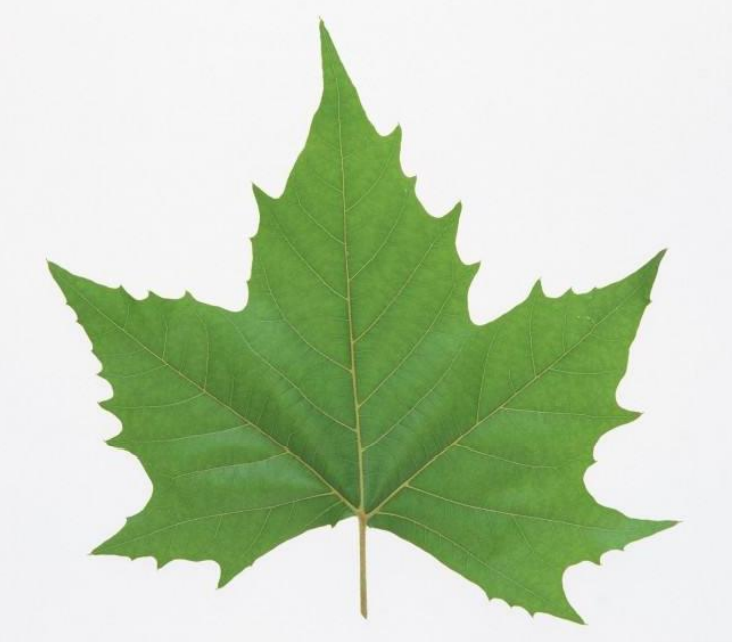
#> input picture Python/DIP/cao.png, 732 x 642 px, found by its file name
$ python shiyan6.py
#> lines starting #> are read from the running program, lines starting #| are printed output that depends on the picture; after the words box and inside, x2 and y2 are one past the last pixel; in counts of white or black regions, pixels touching at a corner belong together
import cv2
import random
import numpy as np
from scipy.signal import wiener
from matplotlib import pyplot as plt

def ft(image):
    img_dft=cv2.dft(np.float32(equ),
                    flags=cv2.DFT_COMPLEX_OUTPUT)
    #result_dft = 20*np.log(cv2.magnitude(img_dft[:,:,0],
    #                                img_dft[:,:,1]))
    img_dft_shift = np.fft.fftshift(img_dft)
    #result_shift = 20*np.log(cv2.magnitude(img_dft_shift[:,:,0],
    #                                img_dft_shift[:,:,1]))
    rs,cs=equ.shape
    cr,cc=int(rs/2),int(cs/2)
    mask=np.zeros((rs,cs,2),np.int8)
    mask[cr-40:cr+40,cc-40:cc+40] =1
    md=img_dft_shift*mask
    imd=np.fft.ifftshift(md)
    io=cv2.idft(imd)
    io=cv2.magnitude(io[:,:,0], io[:,:,1])
    return io

def vinr(image):
    Noise = image.astype('float64')
    Wiener = wiener(Noise, [3, 3])
    Wiener = np.uint8(Wiener / Wiener.max() * 255)
    return Wiener

def SaltAndPepper(src,percetage):
    SP_NoiseImg=src
    SP_NoiseNum=int(percetage*src.shape[0]*src.shape[1])
    for i in range(SP_NoiseNum):
        randX=np.random.randint(0,src.shape[0]-1)
        randY=np.random.randint(0,src.shape[1]-1)
        if np.random.randint(0,1)==0:
            SP_NoiseImg[randX,randY]=0
        else:
            SP_NoiseImg[randX,randY]=255
    return SP_NoiseImg

# [38 lines left out: functions find, total_entropy, not called in this run]

class Point(object):
    def __init__(self,x,y):
        self.x=x
        self.y=y

def getgraydiff(img,currentPoint,tmpPoint):
    return abs(int(img[currentPoint.x, currentPoint.y]) - int(img[tmpPoint.x, tmpPoint.y]))

# operator
# [64 lines left out: functions selectcon, regiong, calcarea, plot, not called in this run]

if __name__ == '__main__':
    img = cv2.imread("D:\code\experiment\images\cao.png",cv2.IMREAD_GRAYSCALE)
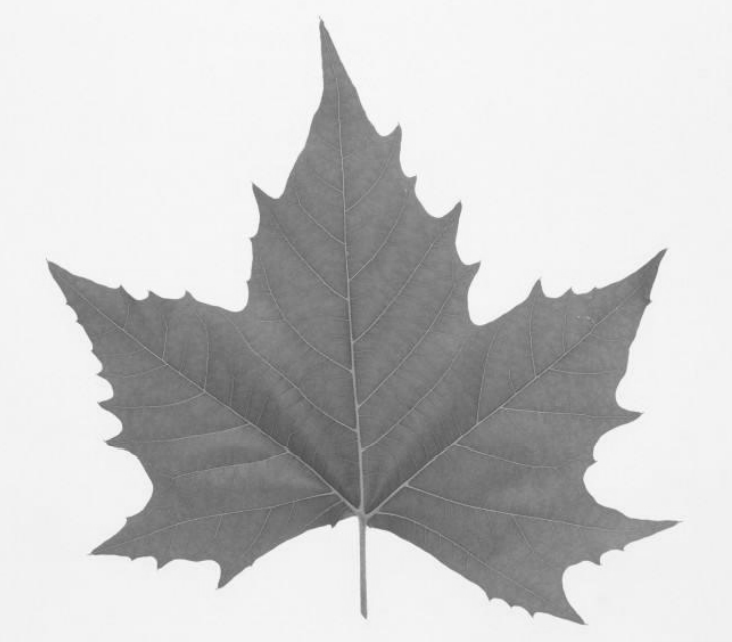
#> img: shape (642, 732); min 79, max 252, mean 201
    img2 = cv2.imread("D:\code\experiment\images\cao.png")
#> img2 is the input picture: shape (642, 732, 3); mean B, G, R 180.7, 209.5, 193.2
    equ=cv2.equalizeHist(img)
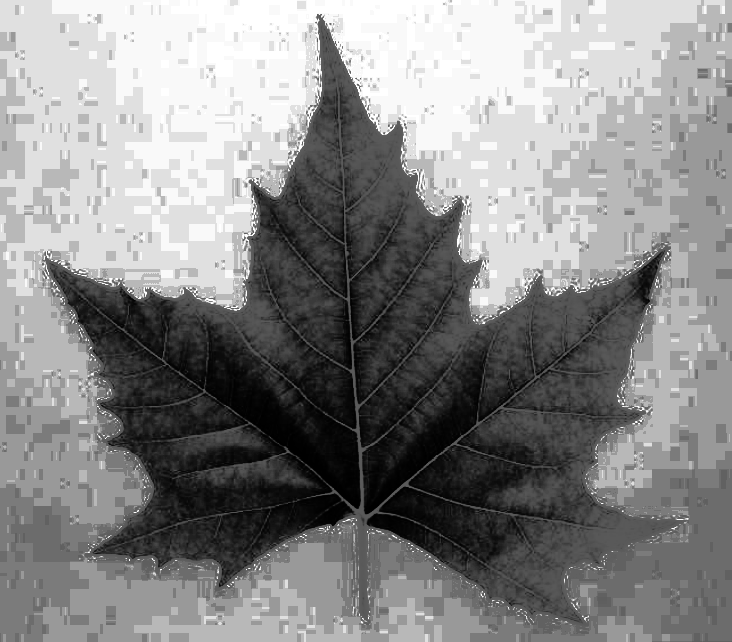
#> equ: shape (642, 732); min 0, max 255, mean 136.6
    io=ft(equ)
#> in ft, `io=cv2.magnitude(io[:,:,0], io[:,:,1])`:
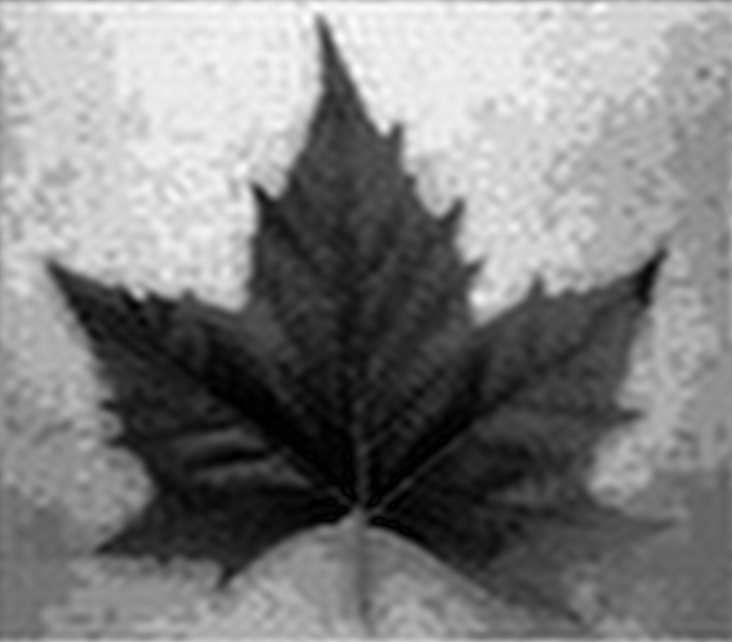
#> io: shape (642, 732) float32; min 34464.2, max 127507264, mean 64231824; drawn with min black and max white
    wienrr=vinr(io)
    sap=SaltAndPepper(equ,0.15)
#> after the loop in SaltAndPepper, `for i in range(SP_NoiseNum):`:
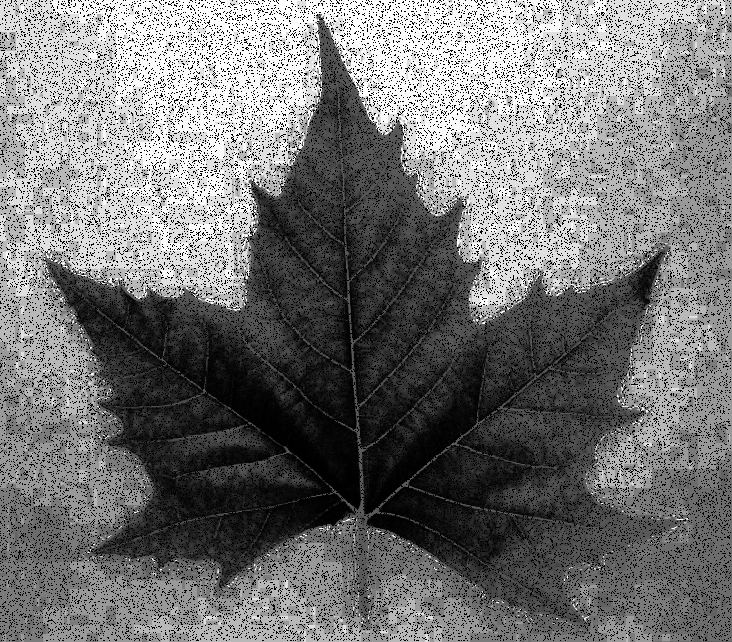
#> SP_NoiseImg: shape (642, 732); 13.9% of pixels changed, all inside (x1, y1, x2, y2) = (0, 0, 731, 641)
#> (the run stopped early here; a loop or call above may not have finished)
